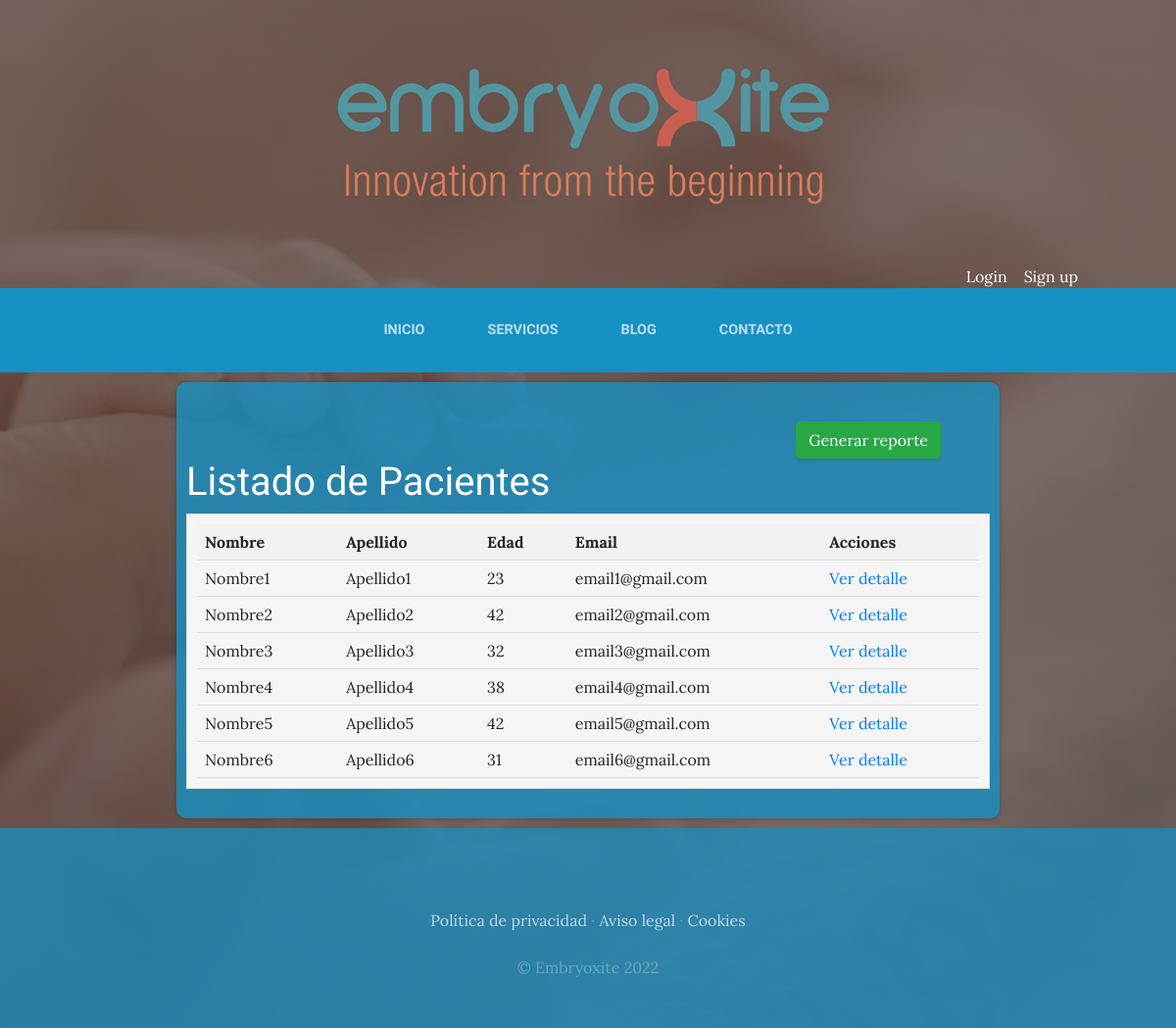
The app's page /analisis/ with its own data.
### gestionCiclosPacientes/models.py (models this page shows)
class Pacientes(models.Model):
    nombre=models.CharField(max_length = 30)
    apellido = models.CharField(max_length = 30)
    edad = models.IntegerField()
    email = models.EmailField()
    telefono= models.CharField(max_length=15)
    created = models.DateTimeField(auto_now_add=True)
    updated = models.DateTimeField(auto_now_add=True)
    class Meta:
        verbose_name = 'paciente'
        verbose_name_plural = 'pacientes'
    def __str__(self):
        return self.nombre

### gestionCiclosPacientes/views.py (the view)
# urls.py: path('', views.getPatients, name="Analisis"),
def getPatients (request):
    patients = Pacientes.objects.all()
    print("El post es este")
    print(patients)
    return render(request, "gestionCiclosPacientes/patients.html", {"patients":patients})

### gestionCiclosPacientes/templates/gestionCiclosPacientes/patients.html (shortened to what this page needs)
{% extends 'ProyectoWebApp/base.html' %}
{% block content %}
  <div class = "contenedorFormulario">
    <div style="text-align: right; margin-right: 50px; color: white; margin-top: 30px;">
        <a href="{% url 'cerrar_sesion' %}" style="color:white"><button type="submit" class="btn btn-success" style="place-items: center;">Generar reporte</button> </a>
    </div>
  <h1 style="color: white;">Listado de Pacientes</h1>
  <div class="dataframe">
    <table>
      <thead>
        <tr>
          <th>Nombre</th>
          <th>Apellido</th>
          <th>Edad</th>
          <th>Email</th>
          <th>Acciones</th>
        </tr>
      </thead>
      <tbody>
        {% for patient in patients %}
          <tr>
            <td>{{ patient.nombre }}</td>
            <td>{{ patient.apellido }}</td>
            <td>{{ patient.edad }}</td>
            <td>{{ patient.email }}</td>
            <td>
              <a href="{% url 'ciclo_detail' patient.id %}">Ver detalle</a>
            </td>
          </tr>
        {% endfor %}
      </tbody>
    </table>
  </div>
</div>
{% endblock %}

### ProyectoWebApp/static/ProyectoWebApp/css/gestion.css (style rules this page uses)
body { font-family: 'Lora'; background: linear-gradient(rgba(47, 23, 15, 0.65), rgba(47, 23, 15, 0.65)), url("../img/principal.jpg"); background-attachment: fixed; background-position: center; background-size: cover; }
h1, h2, h3, h4, h5, h6 { font-family: 'Raleway'; }
.btn { box-shadow: 0px 3px 3px 0px rgba(33, 37, 41, 0.1); }
.contenedorFormulario { background-color: rgba(23, 144, 196, 0.8); width: 70%; margin: 10px auto; border-radius: 10px; padding: 10px; box-shadow: 0 0 5px rgba(0, 0, 0, 0.2); }

### gestionCiclosPacientes/templates/gestionCiclosPacientes/patients.html (style rules this page uses)
.dataframe { background-color: #f5f5f5; border: 1px solid #ddd; padding: 10px; margin-bottom: 20px; }
table { width: 100%; border-collapse: collapse; }
th, td { padding: 8px; text-align: left; border-bottom: 1px solid #ddd; }
th { background-color: #f2f2f2; }

### records on screen
Pacientes: nombre "Nombre1", apellido "Apellido1", edad "23", email "email1@gmail.com"
Pacientes: nombre "Nombre2", apellido "Apellido2", edad "42", email "email2@gmail.com"
Pacientes: nombre "Nombre3", apellido "Apellido3", edad "32", email "email3@gmail.com"
Pacientes: nombre "Nombre4", apellido "Apellido4", edad "38", email "email4@gmail.com"
Pacientes: nombre "Nombre5", apellido "Apellido5", edad "42", email "email5@gmail.com"
Pacientes: nombre "Nombre6", apellido "Apellido6", edad "31", email "email6@gmail.com"
